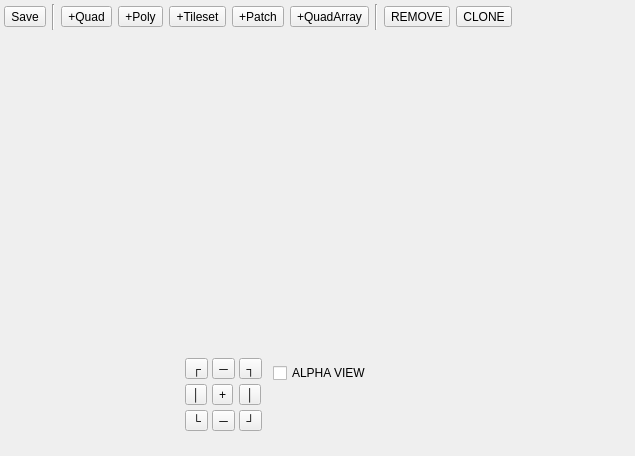
<?xml version="1.0" encoding="UTF-8"?>
<ui version="4.0">
 <class>Form</class>
 <widget class="QWidget" name="Form">
  <property name="geometry">
   <rect>
    <x>0</x>
    <y>0</y>
    <width>635</width>
    <height>456</height>
   </rect>
  </property>
  <property name="minimumSize">
   <size>
    <width>500</width>
    <height>400</height>
   </size>
  </property>
  <property name="windowTitle">
   <string>Form</string>
  </property>
  <layout class="QVBoxLayout" name="verticalLayout">
   <property name="spacing">
    <number>2</number>
   </property>
   <property name="margin">
    <number>2</number>
   </property>
   <item>
    <widget class="QWidget" name="toolbar" native="true">
     <property name="sizePolicy">
      <sizepolicy hsizetype="Preferred" vsizetype="Fixed">
       <horstretch>0</horstretch>
       <verstretch>0</verstretch>
      </sizepolicy>
     </property>
     <property name="minimumSize">
      <size>
       <width>0</width>
       <height>30</height>
      </size>
     </property>
     <layout class="QHBoxLayout" name="horizontalLayout_2">
      <property name="margin">
       <number>2</number>
      </property>
      <item>
       <widget class="QToolButton" name="toolSave">
        <property name="text">
         <string>Save</string>
        </property>
       </widget>
      </item>
      <item>
       <widget class="Line" name="line_2">
        <property name="orientation">
         <enum>Qt::Vertical</enum>
        </property>
       </widget>
      </item>
      <item>
       <widget class="QToolButton" name="toolAddQuad">
        <property name="text">
         <string>+Quad</string>
        </property>
       </widget>
      </item>
      <item>
       <widget class="QToolButton" name="toolAddPoly">
        <property name="text">
         <string>+Poly</string>
        </property>
       </widget>
      </item>
      <item>
       <widget class="QToolButton" name="toolAddTileset">
        <property name="text">
         <string>+Tileset</string>
        </property>
       </widget>
      </item>
      <item>
       <widget class="QToolButton" name="toolAddStretchPatch">
        <property name="text">
         <string>+Patch</string>
        </property>
       </widget>
      </item>
      <item>
       <widget class="QToolButton" name="toolAddQuadArray">
        <property name="text">
         <string>+QuadArray</string>
        </property>
       </widget>
      </item>
      <item>
       <widget class="Line" name="line">
        <property name="orientation">
         <enum>Qt::Vertical</enum>
        </property>
       </widget>
      </item>
      <item>
       <widget class="QToolButton" name="toolRemove">
        <property name="text">
         <string>REMOVE</string>
        </property>
       </widget>
      </item>
      <item>
       <widget class="QToolButton" name="toolClone">
        <property name="text">
         <string>CLONE</string>
        </property>
       </widget>
      </item>
      <item>
       <spacer name="horizontalSpacer">
        <property name="orientation">
         <enum>Qt::Horizontal</enum>
        </property>
        <property name="sizeHint" stdset="0">
         <size>
          <width>40</width>
          <height>20</height>
         </size>
        </property>
       </spacer>
      </item>
     </layout>
    </widget>
   </item>
   <item>
    <layout class="QHBoxLayout" name="horizontalLayout">
     <property name="spacing">
      <number>2</number>
     </property>
     <item>
      <widget class="QWidget" name="listPanel" native="true">
       <property name="sizePolicy">
        <sizepolicy hsizetype="Fixed" vsizetype="Preferred">
         <horstretch>0</horstretch>
         <verstretch>0</verstretch>
        </sizepolicy>
       </property>
       <property name="minimumSize">
        <size>
         <width>150</width>
         <height>0</height>
        </size>
       </property>
       <layout class="QVBoxLayout" name="verticalLayout_3">
        <property name="spacing">
         <number>2</number>
        </property>
        <property name="margin">
         <number>0</number>
        </property>
        <item>
         <widget class="QWidget" name="containerSpriteTree" native="true">
          <property name="sizePolicy">
           <sizepolicy hsizetype="Preferred" vsizetype="Expanding">
            <horstretch>0</horstretch>
            <verstretch>0</verstretch>
           </sizepolicy>
          </property>
         </widget>
        </item>
        <item>
         <widget class="QWidget" name="settingsContainer" native="true">
          <property name="sizePolicy">
           <sizepolicy hsizetype="Expanding" vsizetype="Fixed">
            <horstretch>1</horstretch>
            <verstretch>0</verstretch>
           </sizepolicy>
          </property>
          <property name="minimumSize">
           <size>
            <width>150</width>
            <height>200</height>
           </size>
          </property>
         </widget>
        </item>
       </layout>
      </widget>
     </item>
     <item>
      <widget class="QWidget" name="previewPanel" native="true">
       <layout class="QVBoxLayout" name="verticalLayout_2">
        <item>
         <widget class="QFrame" name="canvasContainer">
          <property name="sizePolicy">
           <sizepolicy hsizetype="Expanding" vsizetype="Preferred">
            <horstretch>0</horstretch>
            <verstretch>0</verstretch>
           </sizepolicy>
          </property>
          <property name="minimumSize">
           <size>
            <width>200</width>
            <height>0</height>
           </size>
          </property>
         </widget>
        </item>
        <item>
         <widget class="QStackedWidget" name="toolContainer">
          <property name="sizePolicy">
           <sizepolicy hsizetype="Preferred" vsizetype="Fixed">
            <horstretch>0</horstretch>
            <verstretch>0</verstretch>
           </sizepolicy>
          </property>
          <property name="minimumSize">
           <size>
            <width>0</width>
            <height>100</height>
           </size>
          </property>
          <property name="currentIndex">
           <number>0</number>
          </property>
          <widget class="QWidget" name="pageQuad">
           <widget class="QWidget" name="originPanel" native="true">
            <property name="geometry">
             <rect>
              <x>20</x>
              <y>10</y>
              <width>81</width>
              <height>81</height>
             </rect>
            </property>
            <property name="sizePolicy">
             <sizepolicy hsizetype="Fixed" vsizetype="Fixed">
              <horstretch>0</horstretch>
              <verstretch>0</verstretch>
             </sizepolicy>
            </property>
            <layout class="QGridLayout" name="gridLayout">
             <property name="spacing">
              <number>2</number>
             </property>
             <item row="0" column="0">
              <widget class="QToolButton" name="toolOriginNW">
               <property name="text">
                <string>┌</string>
               </property>
              </widget>
             </item>
             <item row="0" column="1">
              <widget class="QToolButton" name="toolOriginN">
               <property name="text">
                <string>─</string>
               </property>
              </widget>
             </item>
             <item row="0" column="3">
              <widget class="QToolButton" name="toolOriginNE">
               <property name="text">
                <string>┐</string>
               </property>
              </widget>
             </item>
             <item row="1" column="0">
              <widget class="QToolButton" name="toolOriginW">
               <property name="text">
                <string>│</string>
               </property>
              </widget>
             </item>
             <item row="1" column="1">
              <widget class="QToolButton" name="toolOriginC">
               <property name="text">
                <string>+</string>
               </property>
              </widget>
             </item>
             <item row="1" column="3">
              <widget class="QToolButton" name="toolOriginE">
               <property name="text">
                <string>│</string>
               </property>
              </widget>
             </item>
             <item row="2" column="0">
              <widget class="QToolButton" name="toolOriginSW">
               <property name="text">
                <string>└</string>
               </property>
              </widget>
             </item>
             <item row="2" column="3">
              <widget class="QToolButton" name="toolOriginSE">
               <property name="text">
                <string>┘</string>
               </property>
              </widget>
             </item>
             <item row="2" column="1">
              <widget class="QToolButton" name="toolOriginS">
               <property name="text">
                <string>─</string>
               </property>
              </widget>
             </item>
            </layout>
           </widget>
           <widget class="QCheckBox" name="checkAlphaView">
            <property name="geometry">
             <rect>
              <x>110</x>
              <y>20</y>
              <width>101</width>
              <height>16</height>
             </rect>
            </property>
            <property name="text">
             <string>ALPHA VIEW</string>
            </property>
           </widget>
          </widget>
          <widget class="QWidget" name="page_2"/>
         </widget>
        </item>
       </layout>
      </widget>
     </item>
    </layout>
   </item>
  </layout>
 </widget>
 <resources/>
 <connections/>
</ui>
